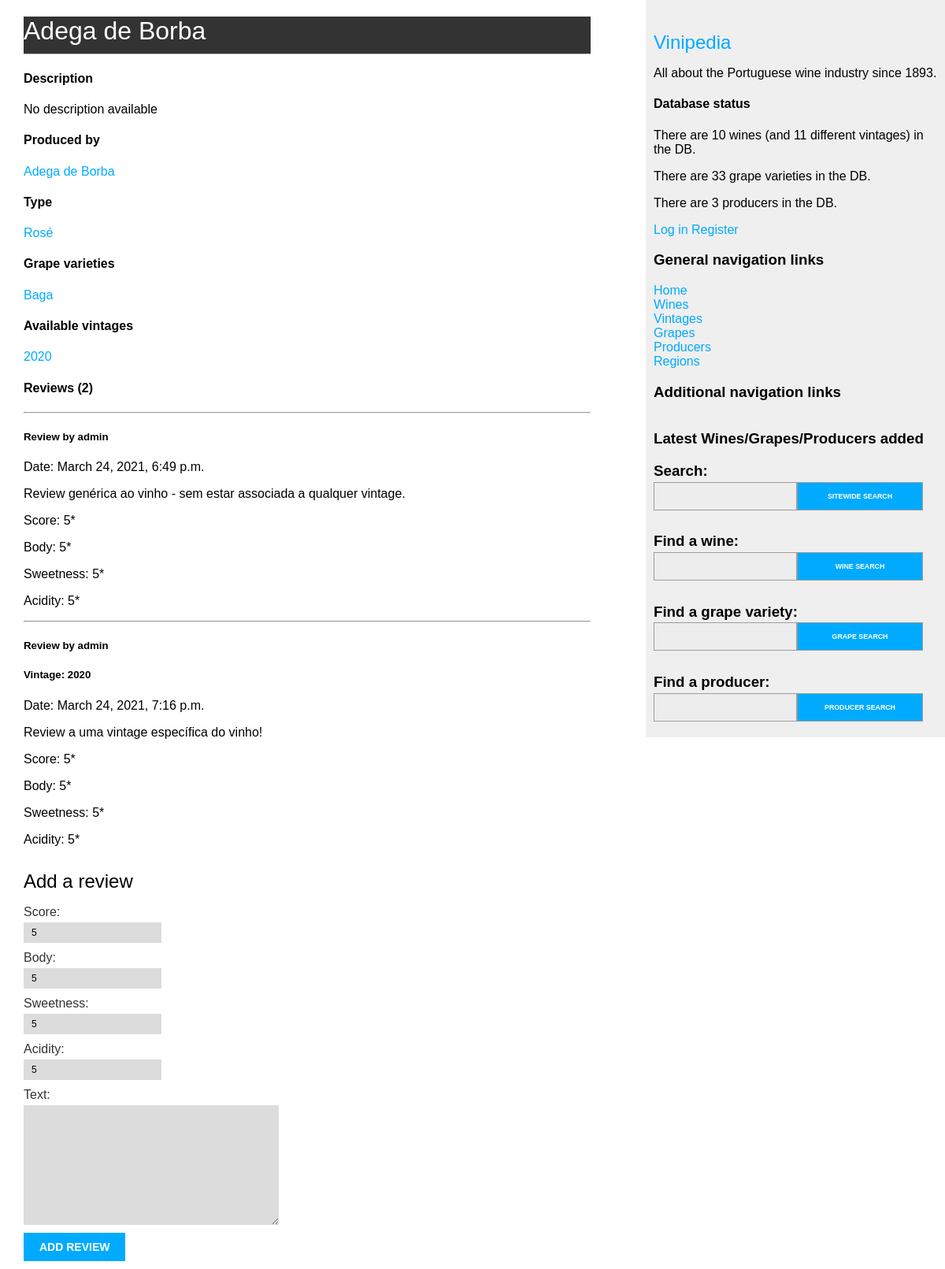
/wines/5, run on the app's committed database.
### wines/models.py (models this page shows, shortened)
class Wine(models.Model):
    WINE_TYPE_CHOICES = (
        ('white', 'White'),
        ('red', 'Red'),
        ('rosé', 'Rosé'),
        ('sparkling', 'Sparkling'),
        ('port', 'Port'),
        ('madeira', 'Madeira'),
        ('moscatel', 'Moscatel'),
    )
    name = models.CharField(max_length=100)
    producer = models.ForeignKey(
        Producer,
        on_delete=models.RESTRICT,
        related_name='wines'
    )
    grape_varieties = models.ManyToManyField(Grape,
                                    through='WineGrape',
                                    through_fields=('wine', 'grape'))
    type = models.CharField(max_length=9, choices=WINE_TYPE_CHOICES)
    description = models.TextField(blank=True)
    class Meta:
        unique_together = (('name', 'producer', 'type',),)
        ordering = ('name',)

class Producer(models.Model):
    name = models.CharField(max_length=100, unique=True)
    short_name = models.CharField(max_length=50, unique=True, null=True)
    origin = models.ForeignKey(Region,
                               on_delete=models.RESTRICT,
                               related_name='local_producers')
    presence = models.ManyToManyField(Region,
                                      through='ProducerRegion',
                                      through_fields=('producer', 'region'))
    description = models.TextField(blank=True)
    image = models.ImageField(upload_to='producers/%Y/%m/%d/', null=True, blank=True)
    website = models.URLField(null=True, blank=True)
    email = models.EmailField(null=True, blank=True)
    class Meta:
        ordering = ('name',)
    def __str__(self):
        return self.name
    def get_absolute_url(self):
        return reverse('wines:producer_detail',
                       args=[self.id])

class Grape(models.Model):
    GRAPE_TYPE_CHOICES = (
        ('white', 'White'),
        ('red', 'Red'),
    )
    name = models.CharField(max_length=100, unique=True)
    origin = models.ForeignKey(Region,
                               on_delete=models.RESTRICT,
                               related_name='grapes',
                               null=True,
                               blank=True)
    type = models.CharField(max_length=5, choices=GRAPE_TYPE_CHOICES)
    description = models.TextField(blank=True)
    image = models.ImageField(upload_to='grapes/%Y/%m/%d/', null=True, blank=True)
    class Meta:
        ordering = ('name',)

class Vintage(models.Model):
    wine = models.ForeignKey(Wine,
                             on_delete=models.CASCADE,
                             related_name='vintages')
    year = models.SmallIntegerField(null=True,
                                    blank=True,
                                    validators=[MinValueValidator(1700),
                                                MaxValueValidator(2050)])
    description = models.TextField(blank=True)
    alcohol_content = models.FloatField(null=True, blank=True,
                                    validators=[MinValueValidator(0),
                                                MaxValueValidator(100)])
    class Meta:
        unique_together = (('wine', 'year',),)
        ordering = ('wine', 'year')

class Review(models.Model):
    validators = [MinValueValidator(0), MaxValueValidator(10)]
    wine = models.ForeignKey(
        Wine,
        on_delete=models.CASCADE,
        related_name='reviews'
    )
    vintage = models.ForeignKey(
        Vintage,
        on_delete=models.CASCADE,
        related_name='reviews',
        null=True,
        blank=True
    )
    user = models.ForeignKey(
        User,
        on_delete=models.CASCADE,
        related_name='reviews'
    )
    text = models.TextField()
    score = models.PositiveSmallIntegerField(default=5, validators=validators)
    sweetness = models.PositiveSmallIntegerField(default=5, validators=validators)
    body = models.PositiveSmallIntegerField(default=5, validators=validators)
    acidity = models.PositiveSmallIntegerField(default=5, validators=validators)
    published_on = models.DateTimeField(auto_now_add=True)
    updated = models.DateTimeField(auto_now=True)
    active = models.BooleanField(default=True)
    class Meta:
        constraints = [
            models.UniqueConstraint(fields=['wine', 'vintage', 'user'],
                                    name='wine_vintage_user_constraint'),
            models.UniqueConstraint(fields=['wine', 'user'],
                                    condition=models.Q(vintage=None),
                                    name='wine_user_vintagenull_constraint'),
        ]
        ordering = ('published_on',)

### wines/views.py (the view)
# urls.py: path('wines/<int:id>', views.wine_detail, name='wine_detail'),
def wine_detail(request, id):
    wine = get_object_or_404(Wine, id=id)
    new_review = None
    if request.method == 'POST':
        review_form = ReviewForm(data=request.POST)
        if review_form.is_valid():
            new_review = review_form.save(commit=False)
            new_review.wine = wine
            new_review.vintage = None
            new_review.user_id = request.user.id
            new_review.save()
            return redirect(wine)
    elif request.method == 'GET':
        review_form = ReviewForm()
    return render(request,
                  'wines/wine/detail.html',
                  {'wine': wine,
                   'review_form': review_form})

### wines/forms.py
class ReviewForm(forms.ModelForm):
    class Meta:
        model = Review
        fields = ('score',
                  'body',
                  'sweetness',
                  'acidity',
                  'text')

class SearchForm(forms.Form):
    query = forms.CharField(max_length=100, label='')

### wines/templatetags/wine_tags.py (called while the page is built)
@register.simple_tag
def total_wines_registered():
    return Wine.objects.count()

@register.simple_tag
def total_vintages_registered():
    return Vintage.objects.count()

@register.simple_tag
def total_grapes_registered():
    return Grape.objects.count()

@register.simple_tag
def total_producers_registered():
    return Producer.objects.count()

@register.inclusion_tag('wines/search_bar.html')
def show_sitewide_search_form():
    search_form = SearchForm()
    return {"search_form": search_form}

@register.inclusion_tag('wines/wine/search_bar.html')
def show_wines_search_form():
    search_form = SearchForm()
    return {"search_form": search_form}

@register.inclusion_tag('wines/grape/search_bar.html')
def show_grapes_search_form():
    search_form = SearchForm()
    return {"search_form": search_form}

@register.inclusion_tag('wines/producer/search_bar.html')
def show_producers_search_form():
    search_form = SearchForm()
    return {"search_form": search_form}

### wines/templates/wines/wine/detail.html (shortened to what this page needs)
{% extends "wines/base.html" %}
{% load static %}
{% block content %}
<div id="wine_details"><h1>{{ wine.name }}</h1></div>
<h4>Description</h4>
{% if wine.description %}
<p>{{ wine.description }}</p>
{% else %}
<p>No description available</p>
{% endif %}
<h4>Produced by</h4>
<p>
    <a href="{{ wine.producer.get_absolute_url }}">{{ wine.producer|capfirst }}</a>
</p>
<h4>Type</h4>
<p>
    <a href="{% url 'wines:wines_per_type' wine.type %}">{{ wine.type|capfirst }}</a>
</p>
<h4>Grape varieties</h4>
{% for grape in wine.grape_varieties.all %}
<p>
    <a href="{% url 'wines:grape_detail' grape.id %}">{{ grape.name|capfirst }}</a>
</p>
{% empty %}
<p class="info">No grape information was registered for this wine.</p>
{% endfor %}
<h4>Available vintages</h4>
{% for vintage in wine.vintages.all %}
<p>
{% if vintage.year != None %}
    <a href="{% url 'wines:vintage_detail' vintage.id %}">{{ vintage.year }}</a>
{% else %}
    <a href="{% url 'wines:vintage_detail' vintage.id %}">N.V.</a>
{% endif %}
</p>
{% empty %}
<p class="info">No vintages were registered for this wine.</p>
{% endfor %}
{% with wine.reviews.count as total_reviews %}
<h4>Reviews ({{ total_reviews }})</h4>
{% endwith %}
{% for review in wine.reviews.all %}
  <hr>
  <div class="review">
    <p class="info">
      <h5>
      Review by {{ review.user }}
      </h5>
    </p>
    {% if review.vintage != None %}
    <h5>Vintage: {{ review.vintage.year }}</h5>
    {% endif %}
    <p>Date: {{ review.published_on }}</p>
    <p>{{ review.text|linebreaks }}</p>
    <p class="score">Score: {{ review.score }}*</p>
    <p class="score">Body: {{ review.body }}*</p>
    <p class="score">Sweetness: {{ review.sweetness }}*</p>
    <p class="score">Acidity: {{ review.acidity }}*</p>
  </div>
{% empty %}
    <p class="info">There are no reviews yet.</p>
{% endfor %}
{% if new_review %}
    <h2>Your review has been added.</h2>
{% else %}
    <h2>Add a review</h2>
    <form method="POST">
      {{ review_form.as_p }}
      <p>
        <input type="submit" value="Add review">
      </p>
    </form>
{% endif %}
{% endblock %}

### wines/static/css/wines.css (style rules this page uses)
body { margin:0; padding:0; font-family:helvetica, sans-serif; }
a { color:#00abff; text-decoration:none; }
h1 { font-weight:normal; border-bottom:1px solid #bbb; padding:0 0 10px 0; }
h2 { font-weight:normal; margin:30px 0 0; }
label { float:left; clear:both; color:#333; margin-bottom:4px; }
input, textarea { clear:both; float:left; margin:0 0 10px; background:#dcdcdc; border:0; padding:6px 10px; font-size:12px; }
input[type=submit] { font-weight:bold; background:#00abff; color:#fff; padding:10px 20px; font-size:14px; text-transform:uppercase; }
#wine_details { box-sizing: border-box; padding:0 0 0 0; background-color: #333; color: rgba(255,255,255,0.8); }
#wine_details h1 { color: #fff; }
#sidebar input, #sidebar textarea { clear: both; float: left; margin: 0 0 10px; background: #ededed; border: 1px solid #a09b9b; padding: 6px 10px; font-size: 1.2rem; width: 10rem; }

### data on the page
Wine: name "Adega de Borba", producer "Adega de Borba", type "Rosé"
Grape: name "Baga"
Vintage: year "2020"
Review: user "admin", published_on "March 24, 2021, 6:49 p.m.", text "Review genérica ao vinho - sem estar associada a qualquer vintage.", score "5", body "5", sweetness "5", acidity "5"
Review: user "admin", vintage.year "2020", published_on "March 24, 2021, 7:16 p.m.", text "Review a uma vintage específica do vinho!", score "5", body "5", sweetness "5", acidity "5"

### other printed values
{{ total_reviews }} "2"
